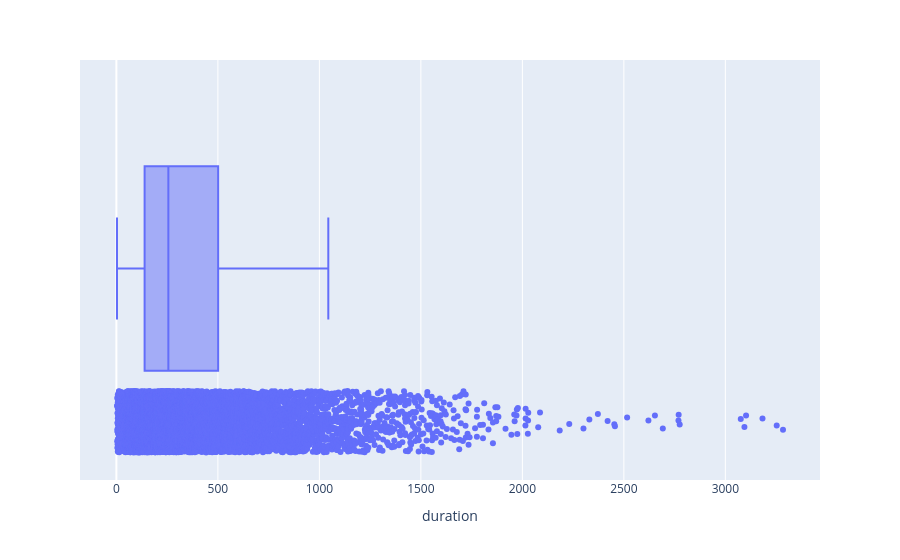

Notebook code for this chart:
### Code cell
fig = px.box(df, x='duration', points = 'all')
fig

### Figure 1 — Plotly figure (JSON) as saved in the notebook; plotly's stock layout.template omitted (floating-point values rounded to 4 significant figures; data arrays with more than 128 entries replaced by an {"elided": "..."} marker saying what was removed)
{"data": [{"alignmentgroup": "True", "boxpoints": "all", "hovertemplate": "duration=%{x}<extra></extra>", "legendgroup": "", "marker": {"color": "#636efa"}, "name": "", "notched": false, "offsetgroup": "", "orientation": "h", "showlegend": false, "type": "box", "x": {"elided": "8912 float values"}, "x0": " ", "xaxis": "x", "y0": " ", "yaxis": "y"}], "layout": {"boxmode": "group", "legend": {"tracegroupgap": 0}, "margin": {"t": 60}, "xaxis": {"anchor": "y", "domain": [0, 1], "title": {"text": "duration"}}, "yaxis": {"anchor": "x", "domain": [0, 1]}}}
